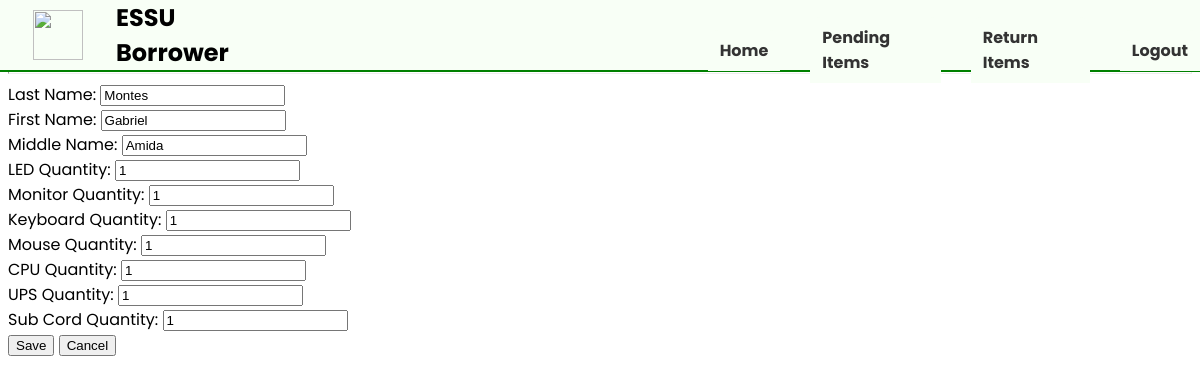
The page /borrower/edit/13/ on the database its author committed.
### borrower_app/models.py (models this page shows, shortened)
class BorrowerInfo(models.Model):
    last_name = models.CharField(max_length=20)
    first_name = models.CharField(max_length=20)
    middle_name = models.CharField(max_length=20)
    projector_qty = models.IntegerField(5)
    led_qty = models.IntegerField(5)
    monitor_qty = models.IntegerField(5)
    keyboard_qty = models.IntegerField(5)
    mouse_qty = models.IntegerField(5)
    cpu_qty = models.IntegerField(5)
    ups_qty = models.IntegerField(5)
    sub_cord_qty = models.IntegerField(5)
    power_cord_qty = models.IntegerField(5)

### borrower_app/views.py (the view, shortened to what this page needs)
# urls.py: path('borrower/edit/<int:borrower_id>/', views.edit_borrower, name='modify_borrower'),
def edit_borrower(request, borrower_id):
    borrower = get_object_or_404(BorrowerInfo, id=borrower_id)
    return render(request, 'borrower_app/edit_borrower.html', {'borrower': borrower})

### borrower_app/templates/borrower_app/edit_borrower.html (shortened to what this page needs)
{% extends "borrower_app/control_panel.html" %}
{% block content %}
    <div class="content">
        <form method="POST">
            <label>Last Name:</label>
            <input type="text" name="last_name" value="{{ borrower.last_name }}" required>
            <br>
            <label>First Name:</label>
            <input type="text" name="first_name" value="{{ borrower.first_name }}" required>
            <br>
            <label>Middle Name:</label>
            <input type="text" name="middle_name" value="{{ borrower.middle_name }}">
            <br>
            <label>LED Quantity:</label>
            <input type="number" name="led_qty" value="{{ borrower.led_qty }}" required>
            <br>
            <label>Monitor Quantity:</label>
            <input type="number" name="monitor_qty" value="{{ borrower.monitor_qty }}" required>
            <br>
            <label>Keyboard Quantity:</label>
            <input type="number" name="keyboard_qty" value="{{ borrower.keyboard_qty }}" required>
            <br>
            <label>Mouse Quantity:</label>
            <input type="number" name="mouse_qty" value="{{ borrower.mouse_qty }}" required>
            <br>
            <label>CPU Quantity:</label>
            <input type="number" name="cpu_qty" value="{{ borrower.cpu_qty }}" required>
            <br>
            <label>UPS Quantity:</label>
            <input type="number" name="ups_qty" value="{{ borrower.ups_qty }}" required>
            <br>
            <label>Sub Cord Quantity:</label>
            <input type="number" name="sub_cord_qty" value="{{ borrower.sub_cord_qty }}" required>
            <br>
            <button type="submit">Save</button>
            <button type="submit">Cancel</button>
        </form>
    </div>
{% endblock %}

### borrower_app/static/borrower_app/css/style.css (style rules this page uses)
body { font-family: 'Poppins', sans-serif; background: white; }

### rows shown on the page
BorrowerInfo: last_name "Montes", first_name "Gabriel", middle_name "Amida", led_qty "1", monitor_qty "1", keyboard_qty "1", mouse_qty "1", cpu_qty "1", ups_qty "1", sub_cord_qty "1"
